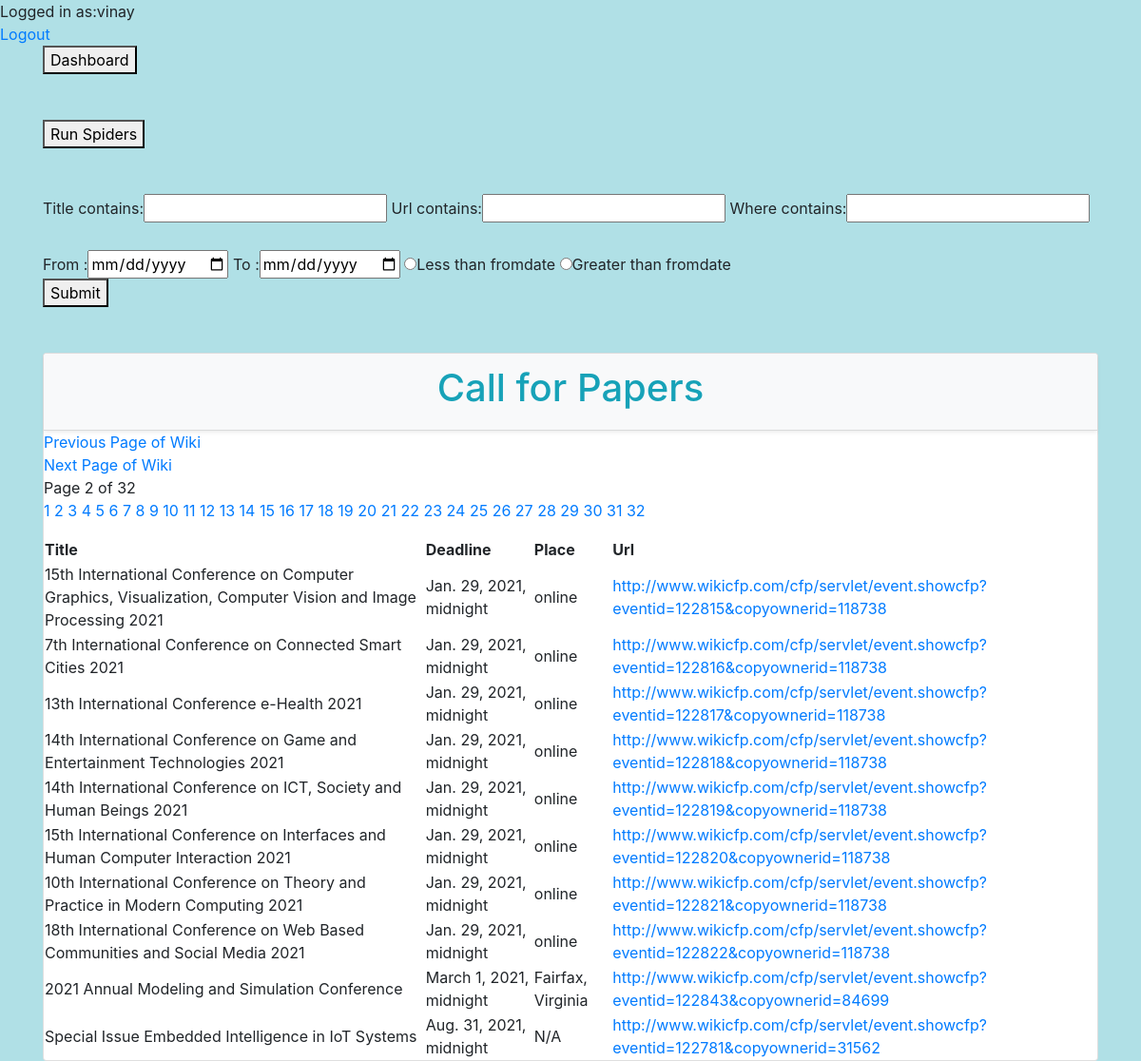
The app's page /Call_for_Papers/?page=2 (signed in) with its own data.
### questions/models.py (models this page shows)
class Wiki_model(models.Model):#call for papers
    Title = models.CharField(max_length=1024)
    Dates = models.DateTimeField(null='True')
    Url = models.CharField(max_length=1024)
    PaperType=models.CharField(max_length=64, null='True')
    Where = models.CharField(max_length=256,null='True')
    Deadline =models.DateTimeField(null='True')
    class Meta:
        db_table="questions_wiki_model"

### questions/views.py (the view, shortened to what this page needs)
# urls.py: path('Call_for_Papers/', views.get_Call_for_Papers, name="Call_for_Papers"),
@cache_control(no_cache=True, must_revalidate=True, no_store=True)
@login_required(login_url='login_url')
def get_Call_for_Papers(request):  # used for searching with filter
        fromdate = request.GET.get('fromdate')
        todate = request.GET.get('todate')
        count = 0
        Restartagain = request.GET.get('Restartinwiki')
        contextwiki = dict()
        contextwiki['contextwiki'] = Wiki_model.objects.all()
        contextwiki = OrderFilter(request.GET, queryset=Wiki_model.objects.all())
        stuff_items = Wiki_model.objects.values('Title', 'Where', 'Url', 'Deadline').distinct()[::-1]
        paginator_items = Paginator(stuff_items, 10)
        page_num = request.GET.get('page', 1)
        try:
            page = paginator_items.page(page_num)
        except EmptyPage:
            page = paginator_items.page(1)
        buttons=1
        context = {
            'contextwiki': contextwiki,
            'contextpage': page,
            'buttons':buttons
        }
        return render(request, 'Call_for_Papers.html', context)  # till here

### templates/Call_for_Papers.html (shortened to what this page needs)
{% extends "index.html" %}
{% load static %}
{% block content %}
<div>Logged in as:{{user.username}}</div>
<a href="{% url 'logout' %}">Logout</a>
<div class="container">
    <form method="get" action="/dashboard">
        <button type="submit" >Dashboard</button>
    </form>
<form method="get" action="/Call_for_Papers">
                            <br><br>
    <button id ="buttons" type="submit" value="Restartinwiki" onclick="myFunction()" name="Restartinwiki" >Run Spiders</button>
                        </form>
</div>
<br/><br/>
                <div class="container">
                        <form method="get" action="/Call_for_Papers_Search_Result">
                            {{ contextwiki.form }}
                            <br><br>
                            <div>
                            From :<input type="date" name="fromdate"/>
                             To :<input type="date" name="todate"/>
                            <input value="Lesserdates" type="radio" name="extremes">Less than fromdate
                            <input value="Greaterdates" type="radio" name="extremes">Greater than fromdate
                               </div>
                            <button type="submit" >Submit</button>
                        </form>
                </div>
<br/><br/>
   <div class="container">
                <form class="card">
                    <div class="card-header shadow-sm bg-light">
                        <h1 class="display-6 text-info" align="center" > Call for Papers </h1>
                    </div>
                    <table>
                        <tr>
                            <th>Title</th>
                            <th>Deadline</th>
                            <th>Place</th>
                            <th>Url</th>
                        </tr>
                    {% if contextpage.has_previous %}
                        <a href="{% url 'Call_for_Papers' %}?page={{contextpage.previous_page_number}}"> Previous Page of Wiki</a>
                    {% endif %}
                    {% if contextpage.has_next %}
                        <a href="{% url 'Call_for_Papers' %}?page={{contextpage.next_page_number}}">Next Page of Wiki</a>
                        {% endif %}
                    <span class="">
                        Page {{contextpage.number}} of {{ contextpage.paginator.num_pages }}
                    </span>
        <p>{% for pg in contextpage.paginator.page_range %}
            {% if contextpage.number == pg %}
                <span class="active"><a href="?page={{pg}}" >{{pg}}</a></span>
            {% else %}
                <span><a href="?page={{pg}}" >{{pg}}</a></span>
            {% endif %}
        {% endfor %}
        </p>
         {% for snippet1 in contextpage %}
             <tr>
                <td>{{snippet1.Title}}</td>
                 <td >{{snippet1.Deadline}}</td>
                 <td >{{snippet1.Where}}</td>
                 <td><a href="{{snippet1.Url}}"> {{snippet1.Url}} </a></td>
             </tr>
             {% endfor %}
                </table>
          </form>
   </div>
{% endblock %}

### records on screen
Wiki_model: Title "15th International Conference on Computer Graphics, Visualization, Computer Vision and Image Processing 2021", Deadline "Jan. 29, 2021, midnight", Where "online", Url "http://www.wikicfp.com/cfp/servlet/event.showcfp?eventid=122815&copyownerid=118738"
Wiki_model: Title "7th International Conference on Connected Smart Cities 2021", Deadline "Jan. 29, 2021, midnight", Where "online", Url "http://www.wikicfp.com/cfp/servlet/event.showcfp?eventid=122816&copyownerid=118738"
Wiki_model: Title "13th International Conference e-Health 2021", Deadline "Jan. 29, 2021, midnight", Where "online", Url "http://www.wikicfp.com/cfp/servlet/event.showcfp?eventid=122817&copyownerid=118738"
Wiki_model: Title "14th International Conference on Game and Entertainment Technologies 2021", Deadline "Jan. 29, 2021, midnight", Where "online", Url "http://www.wikicfp.com/cfp/servlet/event.showcfp?eventid=122818&copyownerid=118738"
Wiki_model: Title "14th International Conference on ICT, Society and Human Beings 2021", Deadline "Jan. 29, 2021, midnight", Where "online", Url "http://www.wikicfp.com/cfp/servlet/event.showcfp?eventid=122819&copyownerid=118738"
Wiki_model: Title "15th International Conference on Interfaces and Human Computer Interaction 2021", Deadline "Jan. 29, 2021, midnight", Where "online", Url "http://www.wikicfp.com/cfp/servlet/event.showcfp?eventid=122820&copyownerid=118738"
Wiki_model: Title "10th International Conference on Theory and Practice in Modern Computing 2021", Deadline "Jan. 29, 2021, midnight", Where "online", Url "http://www.wikicfp.com/cfp/servlet/event.showcfp?eventid=122821&copyownerid=118738"
Wiki_model: Title "18th International Conference on Web Based Communities and Social Media 2021", Deadline "Jan. 29, 2021, midnight", Where "online", Url "http://www.wikicfp.com/cfp/servlet/event.showcfp?eventid=122822&copyownerid=118738"
Wiki_model: Title "2021 Annual Modeling and Simulation Conference", Deadline "March 1, 2021, midnight", Where "Fairfax, Virginia", Url "http://www.wikicfp.com/cfp/servlet/event.showcfp?eventid=122843&copyownerid=84699"
Wiki_model: Title "Special Issue Embedded Intelligence in IoT Systems", Deadline "Aug. 31, 2021, midnight", Where "N/A", Url "http://www.wikicfp.com/cfp/servlet/event.showcfp?eventid=122781&copyownerid=31562"

### other values on screen
{{ user.username }} "vinay"
{{ contextpage.number }} "2"
{{ contextpage.paginator.num_pages }} "32"
{{ pg }} "1" "3" "4" "5" "6" "7" "8" "9" "10" "11" "12" "13" "14" "15" "16" "17" "18" "19" "20" "21" "22" "23" "24" "25" "26" "27" "28" "29" "30" "31" "32"
{{ pg }} "2"
